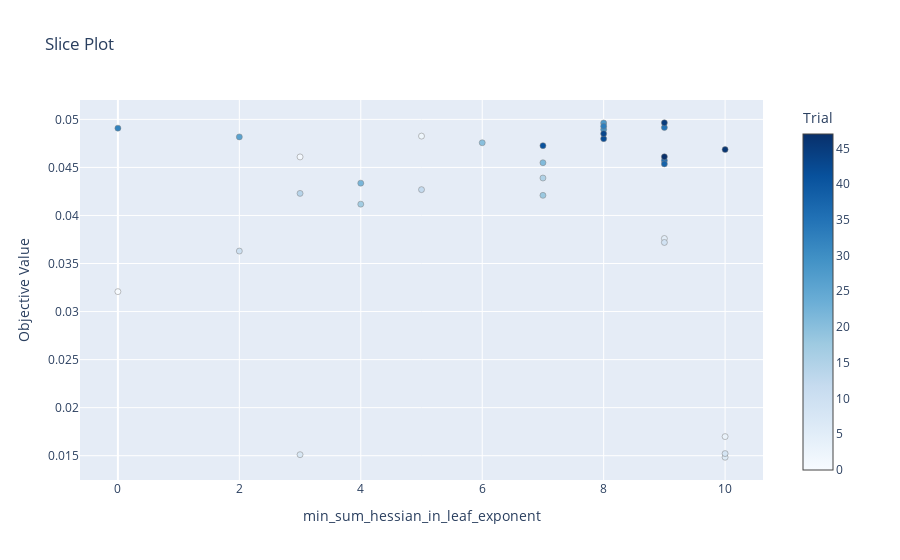
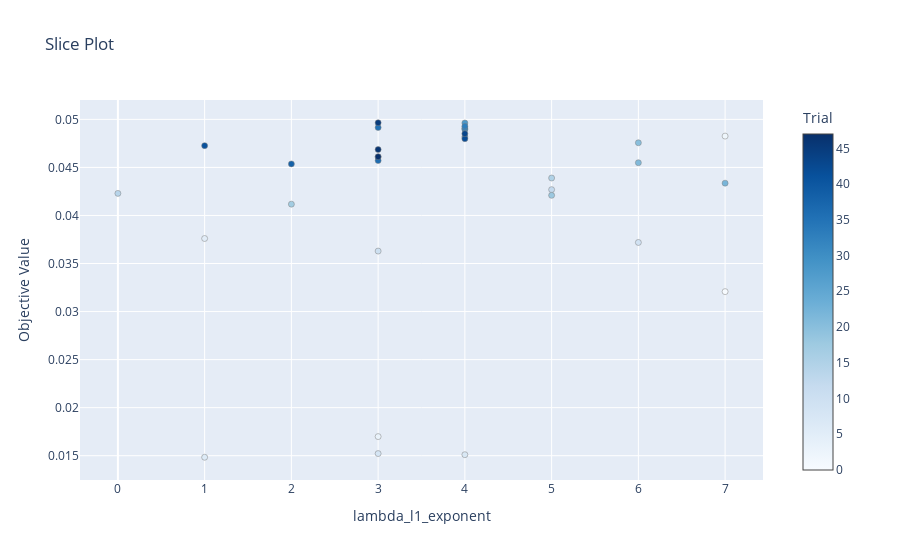
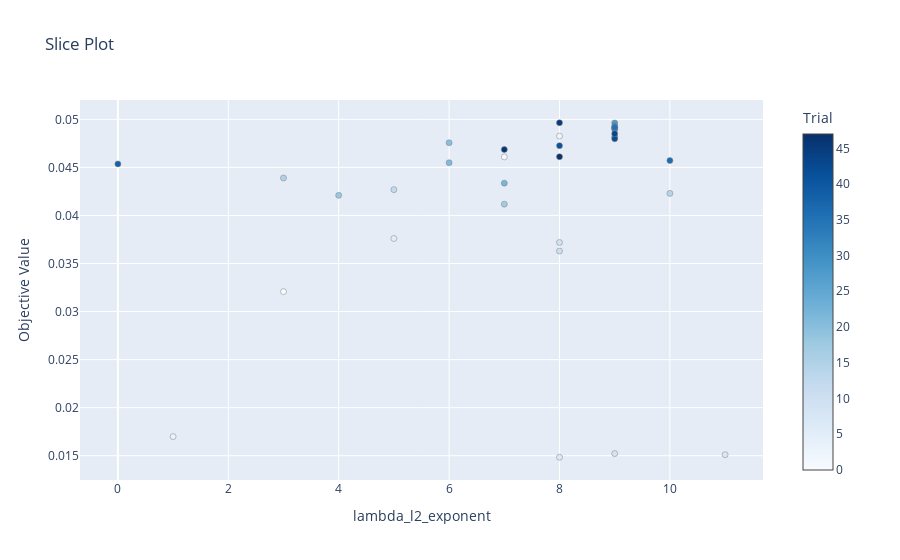
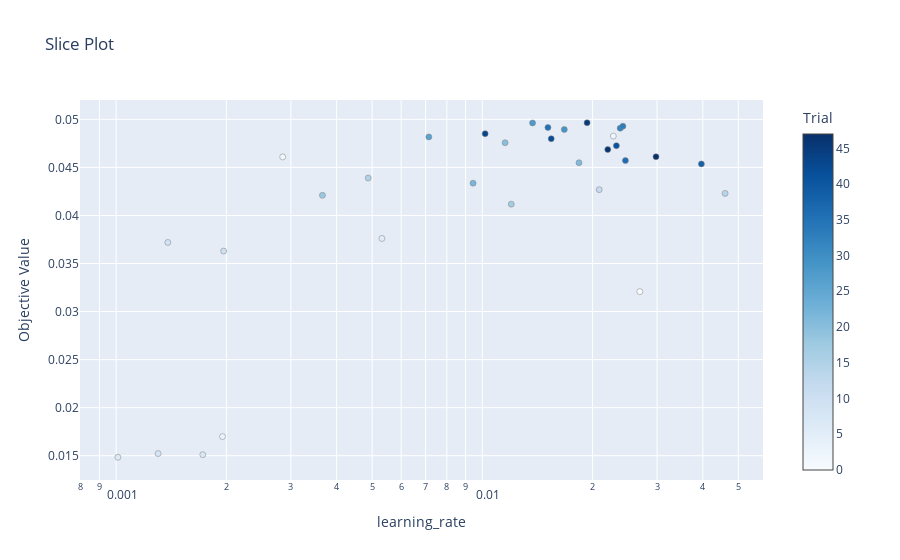

The cell these charts' notebook holds for them, in order:
### Code cell
# visualise result
for param in study.best_params.keys():
    optuna.visualization.plot_slice(study, params=[param]).show()

### Figure 1 — Plotly figure (JSON) as saved in the notebook; plotly's stock layout.template omitted (floating-point values rounded to 4 significant figures)
{"data": [{"marker": {"color": [0, 1, 2, 3, 5, 6, 7, 8, 9, 10, 12, 14, 15, 17, 18, 20, 21, 22, 26, 28, 29, 32, 33, 35, 36, 38, 41, 42, 43, 45, 46, 47], "colorbar": {"title": {"text": "Trial"}, "x": 1.0, "xpad": 40}, "colorscale": [[0.0, "rgb(247,251,255)"], [0.125, "rgb(222,235,247)"], [0.25, "rgb(198,219,239)"], [0.375, "rgb(158,202,225)"], [0.5, "rgb(107,174,214)"], [0.625, "rgb(66,146,198)"], [0.75, "rgb(33,113,181)"], [0.875, "rgb(8,81,156)"], [1.0, "rgb(8,48,107)"]], "line": {"color": "Grey", "width": 0.5}}, "mode": "markers", "name": "Feasible Trial", "showlegend": false, "x": [0, 3, 5, 10, 9, 10, 3, 10, 9, 2, 5, 3, 7, 4, 7, 6, 7, 4, 2, 8, 8, 0, 8, 9, 9, 9, 7, 8, 8, 9, 10, 9], "y": [0.03207, 0.04609, 0.04826, 0.01699, 0.0376, 0.01484, 0.0151, 0.01522, 0.03719, 0.03629, 0.04269, 0.0423, 0.0439, 0.04117, 0.04209, 0.04756, 0.04549, 0.04336, 0.04818, 0.04962, 0.04895, 0.04909, 0.04929, 0.04915, 0.04571, 0.04537, 0.04726, 0.04799, 0.04851, 0.04965, 0.04686, 0.04611], "type": "scatter"}], "layout": {"title": {"text": "Slice Plot"}, "xaxis": {"title": {"text": "min_sum_hessian_in_leaf_exponent"}}, "yaxis": {"title": {"text": "Objective Value"}}}}

### Figure 2 — Plotly figure (JSON) as saved in the notebook; plotly's stock layout.template omitted (floating-point values rounded to 4 significant figures)
{"data": [{"marker": {"color": [0, 1, 2, 3, 5, 6, 7, 8, 9, 10, 12, 14, 15, 17, 18, 20, 21, 22, 26, 28, 29, 32, 33, 35, 36, 38, 41, 42, 43, 45, 46, 47], "colorbar": {"title": {"text": "Trial"}, "x": 1.0, "xpad": 40}, "colorscale": [[0.0, "rgb(247,251,255)"], [0.125, "rgb(222,235,247)"], [0.25, "rgb(198,219,239)"], [0.375, "rgb(158,202,225)"], [0.5, "rgb(107,174,214)"], [0.625, "rgb(66,146,198)"], [0.75, "rgb(33,113,181)"], [0.875, "rgb(8,81,156)"], [1.0, "rgb(8,48,107)"]], "line": {"color": "Grey", "width": 0.5}}, "mode": "markers", "name": "Feasible Trial", "showlegend": false, "x": [7, 3, 7, 3, 1, 1, 4, 3, 6, 3, 5, 0, 5, 2, 5, 6, 6, 7, 4, 4, 4, 4, 4, 3, 3, 2, 1, 4, 4, 3, 3, 3], "y": [0.03207, 0.04609, 0.04826, 0.01699, 0.0376, 0.01484, 0.0151, 0.01522, 0.03719, 0.03629, 0.04269, 0.0423, 0.0439, 0.04117, 0.04209, 0.04756, 0.04549, 0.04336, 0.04818, 0.04962, 0.04895, 0.04909, 0.04929, 0.04915, 0.04571, 0.04537, 0.04726, 0.04799, 0.04851, 0.04965, 0.04686, 0.04611], "type": "scatter"}], "layout": {"title": {"text": "Slice Plot"}, "xaxis": {"title": {"text": "lambda_l1_exponent"}}, "yaxis": {"title": {"text": "Objective Value"}}}}

### Figure 3 — Plotly figure (JSON) as saved in the notebook; plotly's stock layout.template omitted (floating-point values rounded to 4 significant figures)
{"data": [{"marker": {"color": [0, 1, 2, 3, 5, 6, 7, 8, 9, 10, 12, 14, 15, 17, 18, 20, 21, 22, 26, 28, 29, 32, 33, 35, 36, 38, 41, 42, 43, 45, 46, 47], "colorbar": {"title": {"text": "Trial"}, "x": 1.0, "xpad": 40}, "colorscale": [[0.0, "rgb(247,251,255)"], [0.125, "rgb(222,235,247)"], [0.25, "rgb(198,219,239)"], [0.375, "rgb(158,202,225)"], [0.5, "rgb(107,174,214)"], [0.625, "rgb(66,146,198)"], [0.75, "rgb(33,113,181)"], [0.875, "rgb(8,81,156)"], [1.0, "rgb(8,48,107)"]], "line": {"color": "Grey", "width": 0.5}}, "mode": "markers", "name": "Feasible Trial", "showlegend": false, "x": [3, 7, 8, 1, 5, 8, 11, 9, 8, 8, 5, 10, 3, 7, 4, 6, 6, 7, 9, 9, 9, 9, 9, 9, 10, 0, 8, 9, 9, 8, 7, 8], "y": [0.03207, 0.04609, 0.04826, 0.01699, 0.0376, 0.01484, 0.0151, 0.01522, 0.03719, 0.03629, 0.04269, 0.0423, 0.0439, 0.04117, 0.04209, 0.04756, 0.04549, 0.04336, 0.04818, 0.04962, 0.04895, 0.04909, 0.04929, 0.04915, 0.04571, 0.04537, 0.04726, 0.04799, 0.04851, 0.04965, 0.04686, 0.04611], "type": "scatter"}], "layout": {"title": {"text": "Slice Plot"}, "xaxis": {"title": {"text": "lambda_l2_exponent"}}, "yaxis": {"title": {"text": "Objective Value"}}}}

### Figure 4 — Plotly figure (JSON) as saved in the notebook; plotly's stock layout.template omitted (floating-point values rounded to 4 significant figures)
{"data": [{"marker": {"color": [0, 1, 2, 3, 5, 6, 7, 8, 9, 10, 12, 14, 15, 17, 18, 20, 21, 22, 26, 28, 29, 32, 33, 35, 36, 38, 41, 42, 43, 45, 46, 47], "colorbar": {"title": {"text": "Trial"}, "x": 1.0, "xpad": 40}, "colorscale": [[0.0, "rgb(247,251,255)"], [0.125, "rgb(222,235,247)"], [0.25, "rgb(198,219,239)"], [0.375, "rgb(158,202,225)"], [0.5, "rgb(107,174,214)"], [0.625, "rgb(66,146,198)"], [0.75, "rgb(33,113,181)"], [0.875, "rgb(8,81,156)"], [1.0, "rgb(8,48,107)"]], "line": {"color": "Grey", "width": 0.5}}, "mode": "markers", "name": "Feasible Trial", "showlegend": false, "x": [0.02692, 0.002849, 0.02279, 0.001952, 0.005318, 0.001011, 0.001724, 0.001302, 0.001384, 0.001965, 0.02085, 0.04602, 0.004879, 0.01199, 0.003659, 0.01154, 0.01836, 0.009435, 0.007143, 0.01371, 0.01674, 0.02379, 0.0242, 0.01511, 0.02459, 0.03964, 0.02323, 0.01542, 0.01018, 0.01932, 0.02201, 0.0298], "y": [0.03207, 0.04609, 0.04826, 0.01699, 0.0376, 0.01484, 0.0151, 0.01522, 0.03719, 0.03629, 0.04269, 0.0423, 0.0439, 0.04117, 0.04209, 0.04756, 0.04549, 0.04336, 0.04818, 0.04962, 0.04895, 0.04909, 0.04929, 0.04915, 0.04571, 0.04537, 0.04726, 0.04799, 0.04851, 0.04965, 0.04686, 0.04611], "type": "scatter"}], "layout": {"title": {"text": "Slice Plot"}, "xaxis": {"title": {"text": "learning_rate"}, "type": "log"}, "yaxis": {"title": {"text": "Objective Value"}}}}
